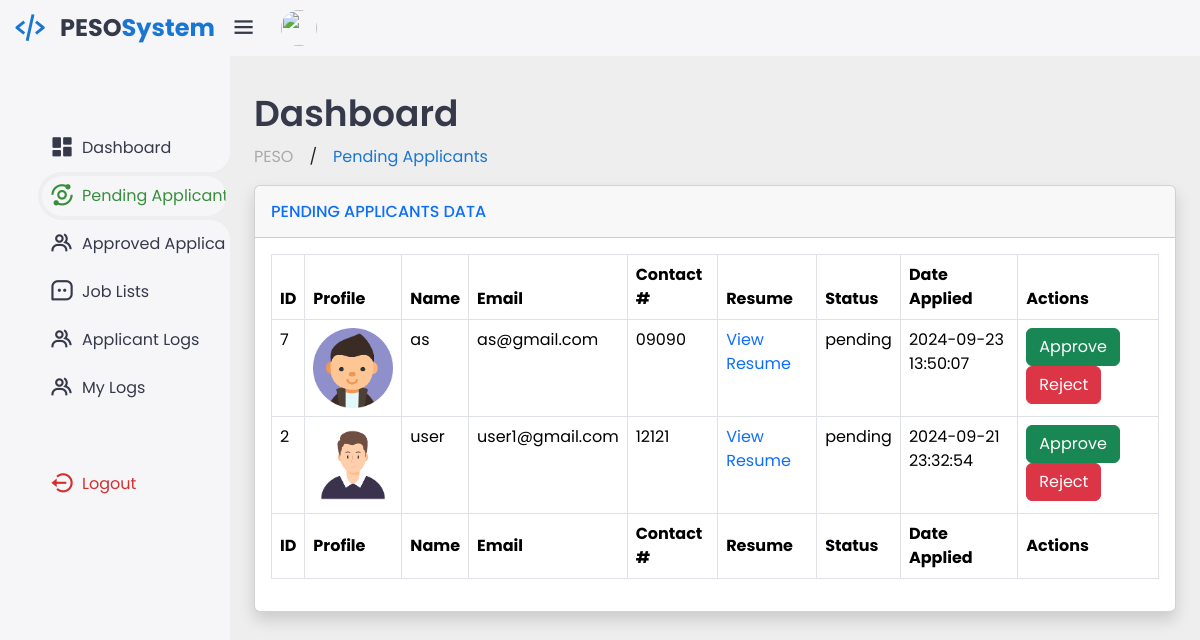
Screenshot of /admin/pending_applicants.php with the database file from the repository.
### tables this page shows
CREATE TABLE `applicants` (
  `id` int(11) NOT NULL,
  `profile` varchar(70) NOT NULL,
  `name` varchar(40) NOT NULL,
  `email` varchar(70) NOT NULL,
  `contact_number` varchar(30) NOT NULL,
  `resume` varchar(50) NOT NULL,
  `status` varchar(40) NOT NULL,
  `date_applied` datetime NOT NULL DEFAULT current_timestamp()
);

### admin/pending_applicants.php (the view, shortened to what this page needs)
<?php
include("../database/connection.php");
?>
<!DOCTYPE html>
<html lang="en">
<head>
    <link href='https://unpkg.com/boxicons@2.1.4/css/boxicons.min.css' rel='stylesheet'>
    <link rel="stylesheet" href="../css/bootstrap.min.css">
    <link rel="stylesheet" href="https://cdn.datatables.net/2.1.5/css/dataTables.bootstrap5.css">
    <link rel="stylesheet" href="https://cdn.jsdelivr.net/npm/sweetalert2@11/dist/sweetalert2.min.css">
    <link rel="stylesheet" href="../css/user_dashboard.css">
</head>
<body>
    <div class="sidebar">
        <a href="admin_dashboard.php" class="logo">
            <i class='bx bx-code-alt'></i>
            <div class="logo-name"><span>PESO</span>System</div>
        </a>
        <ul class="side-menu">
            <li><a href="admin_dashboard.php"><i class='bx bxs-dashboard'></i>Dashboard</a></li>
            <li class="active"><a href="pending_applicants.php"><i class='bx bx-analyse'></i>Pending Applicants</a></li>
            <li><a href="approved_applicants.php"><i class='bx bx-group'></i>Approved Applicants</a></li>
            <li><a href="job_list.php"><i class='bx bx-message-square-dots'></i>Job Lists</a></li>
            <li><a href="user_logs.php"><i class='bx bx-group'></i>Applicant Logs</a></li>
            <li><a href="admin_logs.php"><i class='bx bx-group'></i>My Logs</a></li>
        </ul>
        <ul class="side-menu">
            <li>
                <a href="#" class="logout" id="logoutLink">
                    <i class='bx bx-log-out-circle'></i>
                    Logout
                </a>
            </li>
        </ul>
    </div>
    <div class="content">
        <nav>
            <i class='bx bx-menu'></i>
            <a href="#" class="profile">
                <img src="images/logo.png">
            </a>
        </nav>
        <main>
            <div class="header">
                <div class="left">
                    <h1>Dashboard</h1>
                    <ul class="breadcrumb">
                        <li><a href="#">PESO</a></li>
                        /
                        <li><a href="#" class="active">Pending Applicants</a></li>
                    </ul>
                </div>
            </div>
            <div>
                <div class="card shadow mb-4">
                    <div class="card-header py-3 d-flex justify-content-between align-items-center">
                        <h6 class="m-0 font-weight-bold text-primary">PENDING APPLICANTS DATA</h6>
                    </div>
                    <div class="card-body">
                        <div class="table-responsive">
                            <table id="dataTable" class="table table-bordered" style="width:100%">
                                <thead>
                                    <tr>
                                        <th>ID</th>
                                        <th>Profile</th>
                                        <th>Name</th>
                                        <th>Email</th>
                                        <th>Contact #</th>
                                        <th>Resume</th>
                                        <th>Status</th>
                                        <th>Date Applied</th>
                                        <th>Actions</th>
                                    </tr>
                                </thead>
                                <tbody>
                                    <?php
                                    $sql = "SELECT * FROM applicants WHERE status = 'pending' ORDER BY id DESC";
                                    $result = $connForPosts->query($sql);
                                    if ($result->num_rows > 0) {
                                        while ($row = $result->fetch_assoc()) {
                                            echo "<tr>
                                                    <td>{$row['id']}</td>
                                                    <td><img src='../image/profile/{$row['profile']}' alt='Profile Picture' style='width: 80px; height: 80px;'></td>
                                                    <td>{$row['name']}</td>
                                                    <td>{$row['email']}</td>
                                                    <td>{$row['contact_number']}</td>
                                                    <td><a href='../image/{$row['resume']}' target='_blank'>View Resume</a></td>
                                                    <td>{$row['status']}</td>
                                                    <td>{$row['date_applied']}</td>
                                                    <td>
                                                        <button class='btn btn-success' onclick='confirmApprove({$row['id']})'>Approve</button>
                                                        <button class='btn btn-danger' onclick='confirmDelete({$row['id']})'>Reject</button>
                                                    </td>
                                                </tr>";
                                        }
                                    }
                                    ?>
                                </tbody>
                                <tfoot>
                                    <tr>
                                        <th>ID</th>
                                        <th>Profile</th>
                                        <th>Name</th>
                                        <th>Email</th>
                                        <th>Contact #</th>
                                        <th>Resume</th>
                                        <th>Status</th>
                                        <th>Date Applied</th>
                                        <th>Actions</th>
                                    </tr>
                                </tfoot>
                            </table>
                        </div>
                    </div>
                </div>
            </div>
        </main>
    </div>
</body>
</html>

### css/user_dashboard.css (style rules this page uses)
:root { --light: #f6f6f9; --primary: #1976D2; --light-primary: #CFE8FF; --grey: #eee; --dark-grey: #AAAAAA; --dark: #363949; --danger: #D32F2F; --light-danger: #FECDD3; --warning: #FBC02D; --light-warning: #FFF2C6; --success: #388E3C; --light-success: #BBF7D0; }
* { margin: 0; padding: 0; box-sizing: border-box; font-family: 'Poppins', sans-serif; }
.bx { font-size: 1.7rem; }
a { text-decoration: none; }
li { list-style: none; }
html { overflow-x: hidden; }
body { background: var(--grey); overflow-x: hidden; }
.sidebar { position: fixed; top: 0; left: 0; background: var(--light); width: 230px; height: 100%; z-index: 2000; overflow-x: hidden; scrollbar-width: none; transition: all 0.3s ease; }
.sidebar .logo { font-size: 24px; font-weight: 700; height: 56px; display: flex; align-items: center; color: var(--primary); z-index: 500; padding-bottom: 20px; box-sizing: content-box; }
.sidebar .logo .logo-name span { color: var(--dark); }
.sidebar .logo .bx { min-width: 60px; display: flex; justify-content: center; font-size: 2.2rem; }
.sidebar .side-menu { width: 100%; margin-top: 48px; }
.sidebar .side-menu li { height: 48px; background: transparent; margin-left: 6px; border-radius: 48px 0 0 48px; padding: 4px; }
.sidebar .side-menu li.active { background: var(--grey); position: relative; }
.sidebar .side-menu li.active::before { content: ""; position: absolute; width: 40px; height: 40px; border-radius: 50%; top: -40px; right: 0; box-shadow: 20px 20px 0 var(--grey); z-index: -1; }
.sidebar .side-menu li.active::after { content: ""; position: absolute; width: 40px; height: 40px; border-radius: 50%; bottom: -40px; right: 0; box-shadow: 20px -20px 0 var(--grey); z-index: -1; }
.sidebar .side-menu li a { width: 100%; height: 100%; background: var(--light); display: flex; align-items: center; border-radius: 48px; font-size: 16px; color: var(--dark); white-space: nowrap; overflow-x: hidden; transition: all 0.3s ease; }
.sidebar .side-menu li.active a { color: var(--success); }
.sidebar .side-menu li a .bx { min-width: calc(60px - ((4px + 6px) * 2)); display: flex; font-size: 1.6rem; justify-content: center; }
.sidebar .side-menu li a.logout { color: var(--danger); }
.content { position: relative; width: calc(100% - 230px); left: 230px; transition: all 0.3s ease; }
.content nav { height: 56px; background: var(--light); padding: 0 24px 0 0; display: flex; align-items: center; grid-gap: 24px; position: sticky; top: 0; left: 0; z-index: 1000; }
.content nav::before { content: ""; position: absolute; width: 40px; height: 40px; bottom: -40px; left: 0; border-radius: 50%; }
.content nav a { color: var(--dark); }
.content nav .bx.bx-menu { cursor: pointer; color: var(--dark); }
.content nav .profile img { width: 36px; height: 36px; object-fit: cover; border-radius: 50%; }
.content main { width: 100%; padding: 36px 24px; max-height: calc(100vh - 56px); }
.content main .header { display: flex; align-items: center; justify-content: space-between; grid-gap: 16px; flex-wrap: wrap; }
.content main .header .left h1 { font-size: 36px; font-weight: 600; margin-bottom: 10px; color: var(--dark); }
.content main .header .left .breadcrumb { display: flex; align-items: center; grid-gap: 16px; }
.content main .header .left .breadcrumb li { color: var(--dark); }
.content main .header .left .breadcrumb li a { color: var(--dark-grey); pointer-events: none; }
.content main .header .left .breadcrumb li a.active { color: var(--primary); pointer-events: none; }

### rows the page displays
applicants: id "7", profile (picture), name "as", email "as@gmail.com", contact_number "09090", status "pending", date_applied "2024-09-23 13:50:07"
applicants: id "2", profile (picture), name "user", email "user1@gmail.com", contact_number "12121", status "pending", date_applied "2024-09-21 23:32:54"
